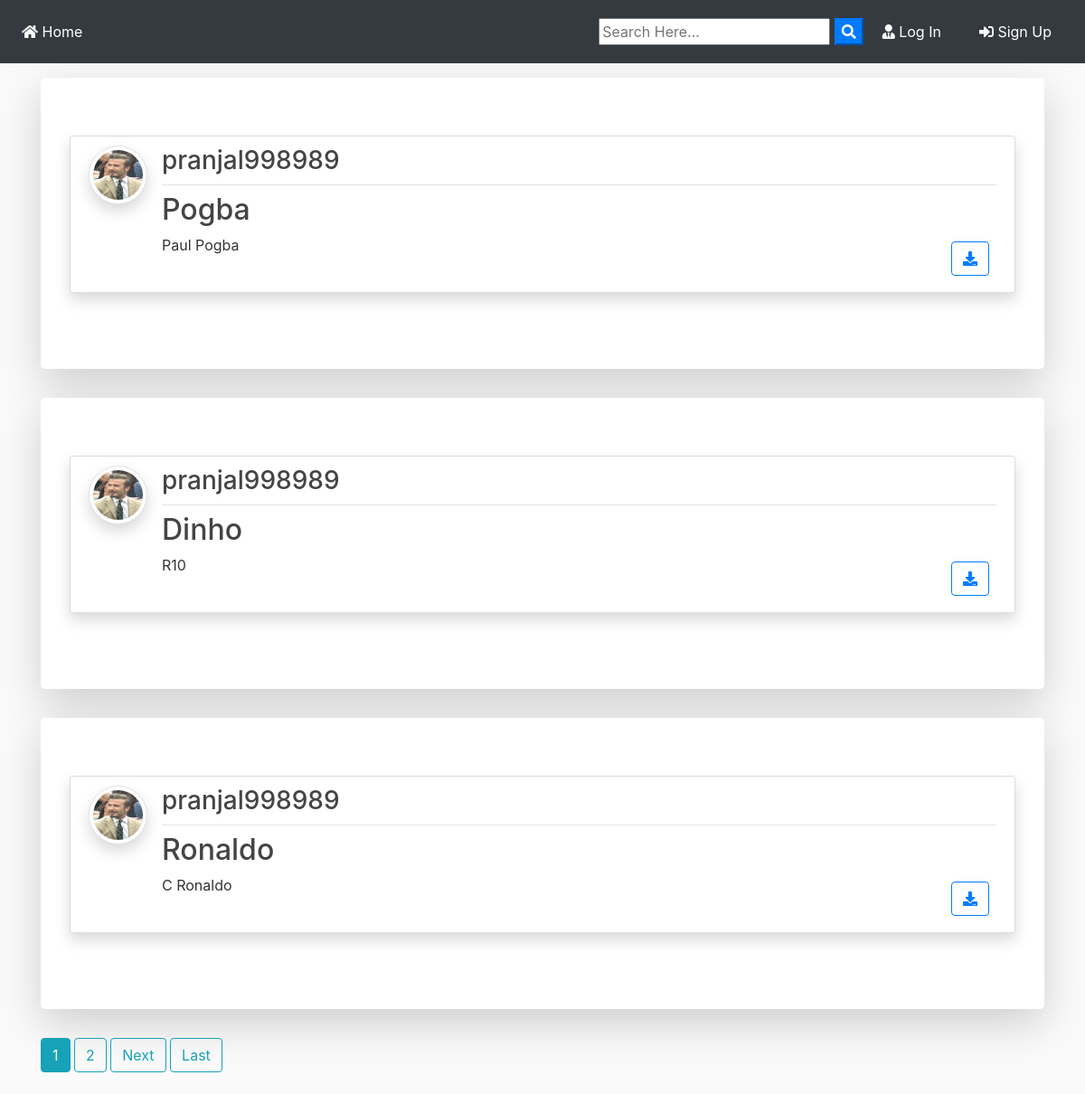
The app's page /, older data.
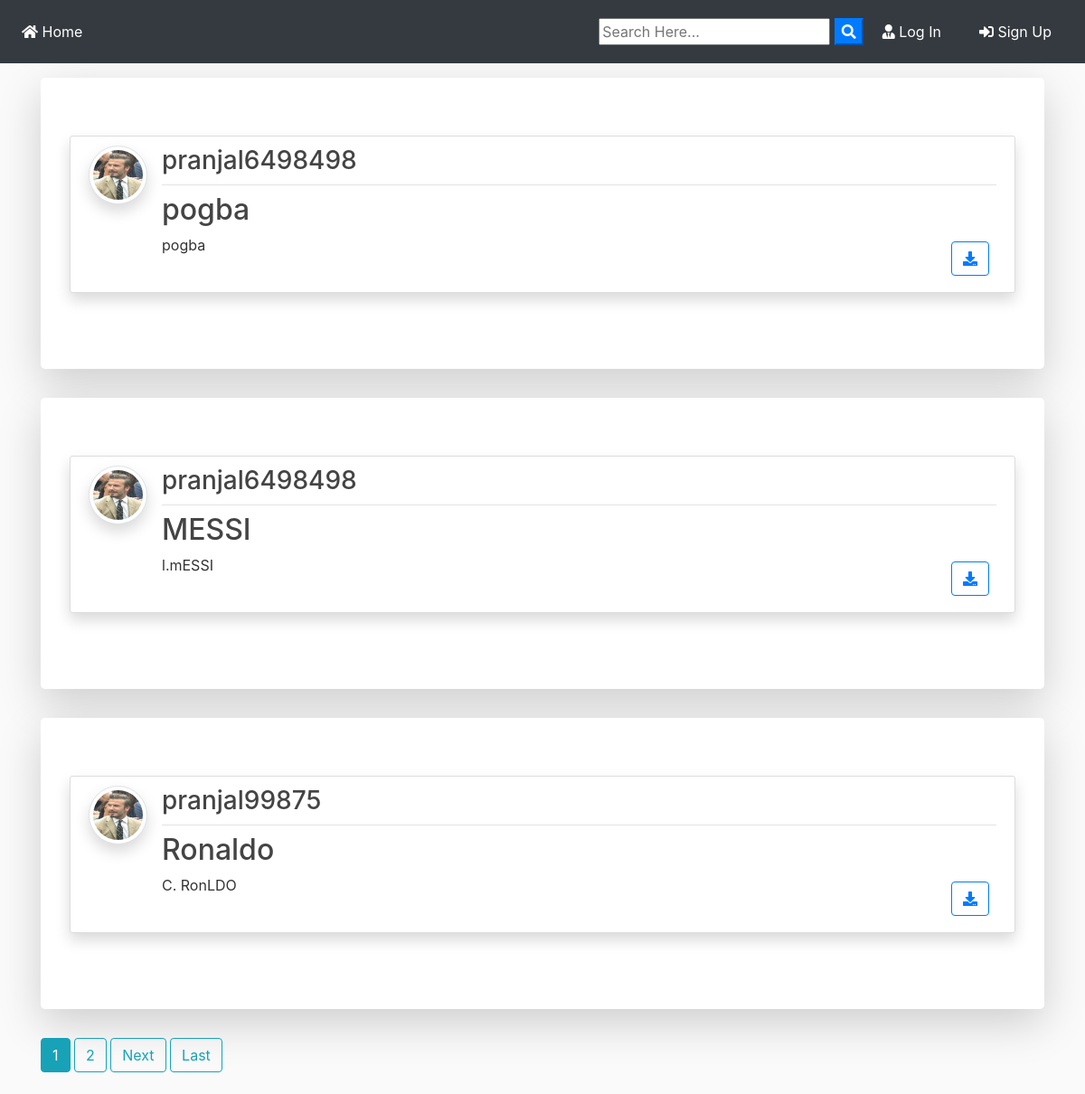
The same page, newer data.
### blog/models.py (models this page shows, shortened)
class Post(models.Model):
	title = models.CharField(max_length=100)
	file = models.FileField(null=True,blank=True,upload_to='Files')
	content = models.TextField()
	date_posted = models.DateTimeField(default=timezone.now)
	author = models.ForeignKey(User, on_delete=models.CASCADE)
	private = models.BooleanField()

### users/models.py (models this page shows, shortened)
class Profile(models.Model):
    user = models.OneToOneField(User, on_delete=models.CASCADE)
    image = models.ImageField(default='default.jpg', upload_to='profile_pics')

### blog/views.py (the view)
# urls.py: path('', PostListView.as_view(), name='blog-home'),
class PostListView(ListView):
    model = Post
    template_name = 'blog/home.html'  # <app>/<model>_<viewtype>.html
    context_object_name = 'posts'
    ordering = ['-date_posted']
    paginate_by = 4

### blog/templates/blog/home.html (shortened to what this page needs)
{% extends "blog/base.html" %}
{% block content %}
    {% for post in posts %}
      {% if post.private == False %}
      <div class="jumbotron mt-3 bg-white shadow-lg">
      <article class="media content-section shadow">
        <a href="{{ post.author.profile.image.url }} " target="_blank"> <img src="{{ post.author.profile.image.url }}  " alt="" class="article-img rounded-circle img-thumbnail img-fluid shadow">
        </a>
        <div class="media-body">
          <div class="article-metadata d-flex justify-content-between">
            <a class="mr-2 " href="{% url 'user-posts' post.author.username  %}"><h3>{{ post.author }}</h3></a>
          </div>
          <h2><a class="article-title text-justify " href="{% url 'post-detail' post.id %}">{{ post.title }}</a></h2>
          <div class="d-flex justify-content-between">
            <p class="article-content text-justify text-truncate overflow-hidden">{{ post.content }}</p>
            {% if post.file %}
          <div class="form-group mt-0 pt-0  m-2">
            <a class="btn btn-outline-primary  btn-d "  href="{{ post.file.url }}"  download type="submit"><i class="fas fa-download"></i></a>
          </div>
          {% endif %}
          </div>
        </div>
      </article>
      </div>
      {% endif %}
    {% endfor %}
    {% if is_paginated %}
      {% for num in page_obj.paginator.page_range %}
        {% if page_obj.number == num %}
          <a class="btn btn-info mb-4" href="?page={{ num }}">{{ num }}</a>
        {% elif num > page_obj.number|add:'-3' and num < page_obj.number|add:'3' %}
          <a class="btn btn-outline-info mb-4" href="?page={{ num }}">{{ num }}</a>
        {% endif %}
      {% endfor %}
      {% if page_obj.has_next %}
        <a class="btn btn-outline-info mb-4" href="?page={{ page_obj.next_page_number }}">Next</a>
        <a class="btn btn-outline-info mb-4" href="?page={{ page_obj.paginator.num_pages }}">Last</a>
      {% endif %}
    {% endif %}
{% endblock content %}

### blog/templates/blog/base.html (shortened to what this page needs)
{% load static %}
<!doctype html>
<html lang="en">
  <head>
    <link rel="stylesheet" href="https://stackpath.bootstrapcdn.com/bootstrap/4.3.1/css/bootstrap.min.css">
    <link rel="stylesheet" href="https://use.fontawesome.com/releases/v5.8.1/css/all.css" >
    <link rel="stylesheet" href="{% static 'blog/main.css' %}">
</head>
  <body>
        <nav class="navbar navbar-expand-lg navbar-dark bg-dark">
                <div class="collapse navbar-collapse" id="navbarSupportedContent">
                  <ul class="navbar-nav mr-auto">
                    <li class="nav-item active">
                      <a class="nav-link" href="{% url 'blog-home' %}"><i class="fas fa-home"></i> Home <span class="sr-only">(current)</span></a>
                    </li>
                  </ul>
                  <form id="searchform" action="{% url 'search' %}" method="get">
                  <input type="text" name="q" type="text" value="{{ request.GET.q }}" placeholder="Search Here..." />
                  <button type="button" onclick="searchform.submit()" class=" text-white my-color btn-primary"><i class="fa fa-search"></i></button>
                  </form>
                    {% if user.is_authenticated %}
                    <a href="{% url 'user-posts' user %}" class="btn text-white m-2"><i class="fas fa-user-shield"></i> My Posts</a>
                    <a href="{% url 'blog-home' %}" class="btn text-white m-2"><i class="fas fa-user-shield"></i> Posts</a>
                    <a href="{% url 'post-create' %} " class="btn text-white m-2"><i class="fas fa-user-edit"></i> New Post</a>
                    <a href="{% url 'profile' %} " class="btn text-white m-2"><i class="fas fa-user"></i> {{ user.username }}</a>
                    <a href="{% url 'logout' %} " class="btn text-white m-2"><i class="fas fa-sign-out-alt"></i> Log Out</a>
                    {% else %}
                    <a href="{% url 'login' %} " class="btn text-white m-2"><i class="fas fa-user-tie"></i> Log In</a>
                    <a href="{% url 'register' %} " class="btn text-white m-2"> <i class="fas fa-sign-in-alt"></i> Sign Up</a>
                    {% endif %}
                </div>
              </nav>
      <div class="container my-bg">
    {% block content %}
    {% endblock  %}
</div>
  </body>
</html>

### blog/static/blog/main.css (style rules this page uses)
body { background: #fafafa; color: #333333; margin-top: 0; }
h1, h2, h3, h4, h5, h6 { color: #444444; }
ul { margin: 0; }
.content-section { background: #ffffff; padding: 10px 20px; border: 1px solid #dddddd; border-radius: 3px; margin-bottom: 20px; }
.article-title { color: #444444; }
.article-content { white-space: pre-line; }
.article-img { height: 65px; width: 65px; margin-right: 16px; }
.article-metadata { padding-bottom: 1px; margin-bottom: 4px; border-bottom: 1px solid #e3e3e3 }

Row changes from the older to the newer data that the page shows:
removed Post: author.profile.image (picture), author "pranjal998989", title "Pogba", content "Paul Pogba"
removed Post: author.profile.image (picture), author "pranjal998989", title "Dinho", content "R10"
removed Post: author.profile.image (picture), author "pranjal998989", title "Ronaldo", content "C Ronaldo"
added Post: author.profile.image (picture), author "pranjal6498498", title "pogba", content "pogba"
added Post: author.profile.image (picture), author "pranjal6498498", title "MESSI", content "l.mESSI"
added Post: author.profile.image (picture), author "pranjal99875", title "Ronaldo", content "C. RonLDO"
